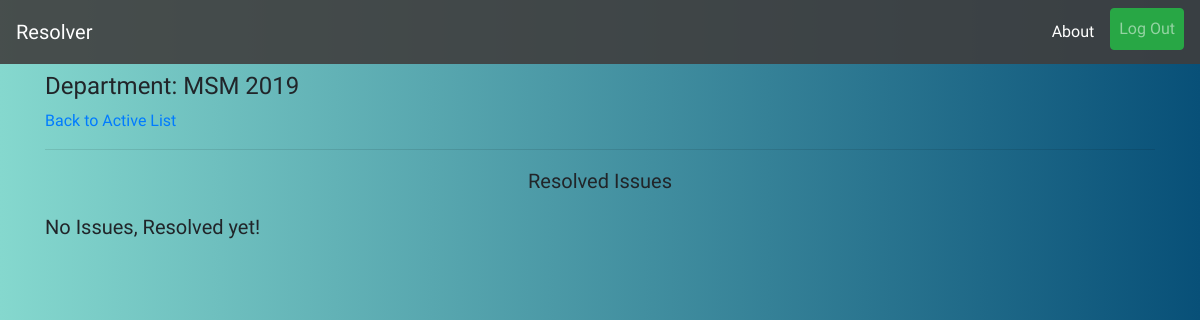
Page /resolved/ (signed in) on the earlier database version.
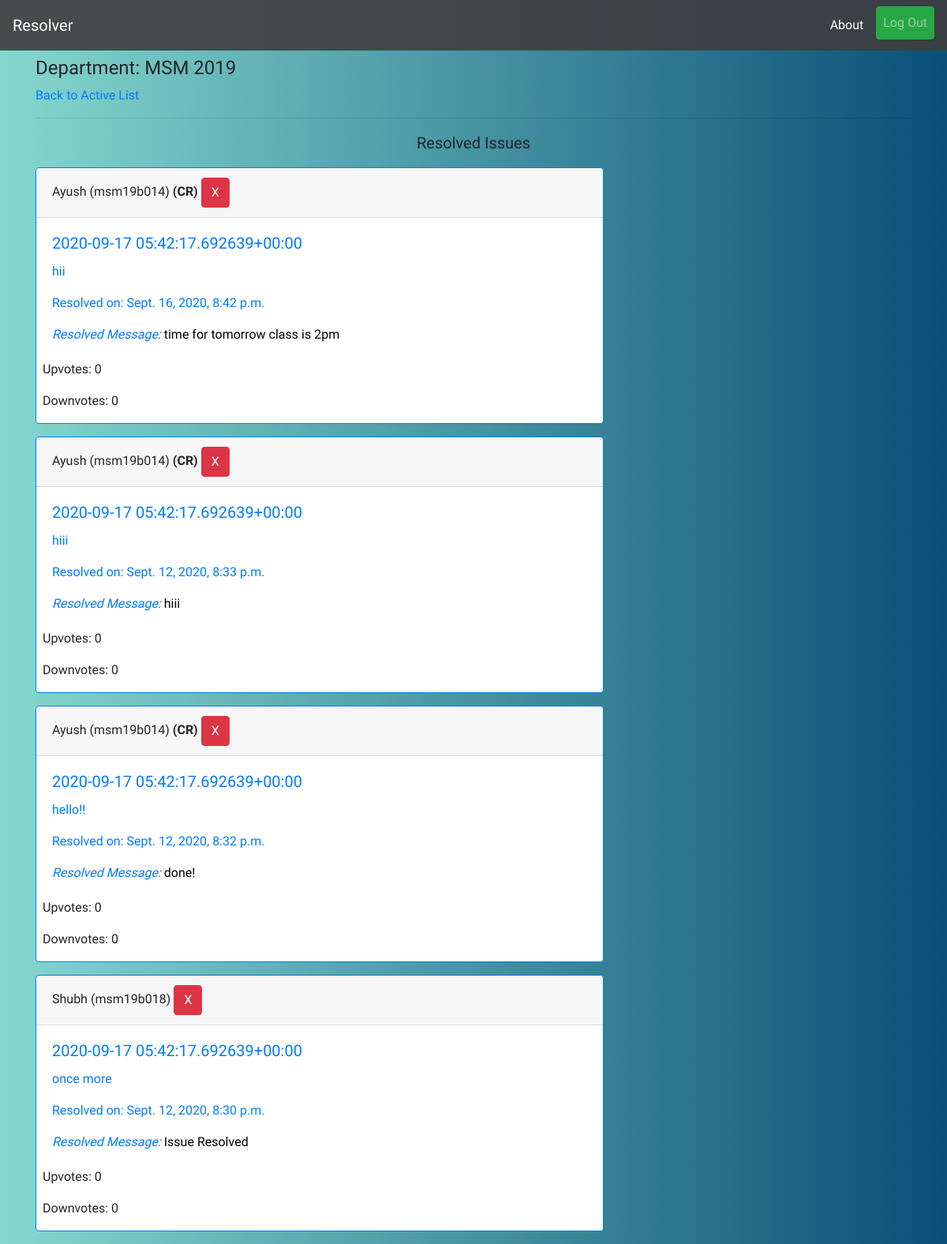
Same page on the later database version.
### reporter/models.py (models this page shows, shortened)
class Report(models.Model):
    user = models.ForeignKey(UserInfo,on_delete=models.CASCADE,blank=True)
    title = models.CharField('Subject',max_length=56)
    content = models.TextField('Issue')
    department = models.CharField(max_length=3,blank=True)
    year = models.CharField(max_length=4,blank=True)
    timestamp = models.DateTimeField(auto_now_add=True)
    updated = models.DateTimeField(auto_now=True)
    active = models.BooleanField(default=True)
    resolved = models.BooleanField(default=False)
    cr_line = models.CharField(max_length=256,null=True,blank=True)
    upvotes = models.IntegerField(default=0)
    downvotes = models.IntegerField(default=0)
    deadline = models.DateTimeField(null=True)
    class Meta:
        ordering = ['-timestamp']

### profiles/models.py (models this page shows, shortened)
class UserInfo(models.Model):
    user = models.OneToOneField(User,on_delete=models.CASCADE,related_name='info')
    is_cr = models.BooleanField(default=False)
    department = models.CharField(max_length=3)
    join_year = models.CharField(max_length=4)
    institute = models.ForeignKey(Institute,on_delete=models.CASCADE,related_name='allusers')
    registered_on = models.DateTimeField(auto_now_add=True)
    total_upvotes = models.IntegerField(default=0)
    total_downvotes = models.IntegerField(default=0)
    total_novotes = models.IntegerField(default=0)
    class Meta:
        ordering = ['-total_upvotes','-total_downvotes','-total_novotes']

class User(AbstractUser):
    pass

### reporter/views.py (the view)
# urls.py: path('resolved/',views.resolved_view,name='resolved'),
@login_required
def resolved_view(request):
    qs = Report.objects.filter(active=False,department=request.user.info.department,year=request.user.info.join_year,resolved=True).order_by('-updated')
    return render(request,'reporter/resolved.html',{'issue_list':qs})

### reporter/templates/reporter/resolved.html (shortened to what this page needs)
{% extends 'base.html' %}
{% load static %}
{% block content %}
{% if request.user.is_authenticated %}
    <h4 class="mt-2">Department: {{request.user.info.department|upper}} {{request.user.info.join_year}}</h4>
    <a href="{% url 'reporter:index' %}">Back to Active List</a>
    <hr>
    <p class="mt-2 lead text-center">Resolved Issues</p>
    {% for issue in issue_list %}
    <div class="card border-primary mb-3" style="max-width: 45rem;">
        <div class="card-header">{{issue.user.user.first_name}} ({{issue.user.user.username}}) {% if issue.user.is_cr %}<strong>(CR)</strong>{% endif %} {% if request.user.info.is_cr %}<button type="button" class="btn btn-danger" data-toggle="modal" data-target="#deleteModal">X</button>{% endif %}</div>
        <div class="card-body text-primary">
          <h5 class="card-title">{{issue.title}}</h5>
          <p class="card-text" >{{issue.content}}</p>
          <p class="card-text">Resolved on: {{issue.updated}}</p>
          <p class="card-text resolve-message"><em>Resolved Message: </em><span style="color: black;">{{issue.cr_line}}</span></p>
        </div>
        <div class="results ml-2">
            <p>Upvotes: {{issue.upvotes}}</p>
            <p>Downvotes: {{issue.downvotes}}</p>
        </div>
    </div>
    {% empty %}
    <p class="lead">No Issues, Resolved yet!</p>
    {% endfor %}
{% endif %}
{% endblock %}

Differences in the rows shown:
added Report: user.user.first_name "Ayush", user.user.username "msm19b014", shows "(CR)", title "2020-09-17 05:42:17.692639+00:00", content "hii", updated "Sept. 16, 2020, 8:42 p.m.", cr_line "time for tomorrow class is 2pm", upvotes "0", downvotes "0"
added Report: user.user.first_name "Ayush", user.user.username "msm19b014", shows "(CR)", title "2020-09-17 05:42:17.692639+00:00", content "hiii", updated "Sept. 12, 2020, 8:33 p.m.", cr_line "hiii", upvotes "0", downvotes "0"
now on this page (row edited): Report: user.user.first_name "Ayush", user.user.username "msm19b014", shows "(CR)", title "2020-09-17 05:42:17.692639+00:00", content "hello!!", updated "Sept. 12, 2020, 8:32 p.m.", cr_line "done!", upvotes "0", downvotes "0"
added Report: user.user.first_name "Shubh", user.user.username "msm19b018", title "2020-09-17 05:42:17.692639+00:00", content "once more", updated "Sept. 12, 2020, 8:30 p.m.", cr_line "Issue Resolved", upvotes "0", downvotes "0"
Other differences:
text no longer shown: "No Issues, Resolved yet!"
